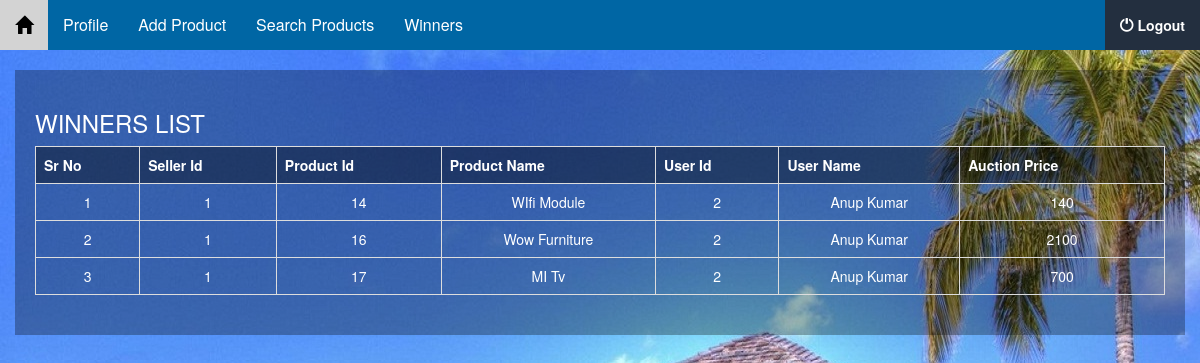
/seller/winners.php (signed in), run on the app's committed database.
### tables this page shows
CREATE TABLE IF NOT EXISTS `tbl_boli1` (
  `boli_id` int(11) NOT NULL AUTO_INCREMENT,
  `seller_id` int(11) NOT NULL,
  `product_id` int(11) NOT NULL,
  `pname` varchar(55) NOT NULL,
  `user_id` int(11) NOT NULL,
  `name` varchar(55) NOT NULL,
  `boli` varchar(22) NOT NULL,
  PRIMARY KEY (`boli_id`)
);

### seller/winners.php (the view, shortened to what this page needs)
<?php
include('../connect.php');
?>
<!DOCTYPE html>
<html lang="en">
<head>
  <link rel="stylesheet" href="https://maxcdn.bootstrapcdn.com/bootstrap/3.3.7/css/bootstrap.min.css">
</head>
<body>
   <?php
  include('menus.php');
  ?>
  <div class="container-fluid">
   <div class="table-responsive">
    <h3>WINNERS LIST</h3>
        <table class="table table-bordered">
          <tr>
            <th>Sr No</th>
            <th>Seller Id</th>
            <th>Product Id</th>
            <th>Product Name</th>
            <th>User Id</th>
            <th>User Name</th>
            <th>Auction Price</th>
          </tr>
        <?php
        $select = mysqli_query($con,"SELECT * FROM tbl_boli1 WHERE seller_id = '".$_SESSION['seller_id']."' ");
        $counter = 1;
        while($selected = mysqli_fetch_assoc($select))
        {
        ?>
          <tr>
            <td><?php echo $counter ?></td>
            <td><?php echo $selected['seller_id'] ?></td>
            <td><?php echo $selected['product_id'] ?></td>
            <td><?php echo $selected['pname'] ?></td>
            <td><?php echo $selected['user_id'] ?></td>
            <td><?php echo $selected['name'] ?></td>
            <td><?php echo $selected['boli'] ?></td>
          </tr>
          <?php
          $counter++;
          }
          ?>
        </table>
      </div>
 </div>
<br><br>
</body>
</html>

### seller/winners.php (style rules this page uses)
.table-responsive { background-color: rgba(0 , 0, 0 , 0.3);padding:20px;color:white; }
tr th { background-color: rgba(0 , 0, 0 , 0.4); }
tr td { text-align:center; }

### seller/menus.php (style rules this page uses)
body { background-image:url(../images/back.jpg); }

### data on the page
tbl_boli1: seller "1", product "14", pname "WIfi Module", user "2", name "Anup Kumar", boli "140"
tbl_boli1: seller "1", product "16", pname "Wow Furniture", user "2", name "Anup Kumar", boli "2100"
tbl_boli1: seller "1", product "17", pname "MI Tv", user "2", name "Anup Kumar", boli "700"
